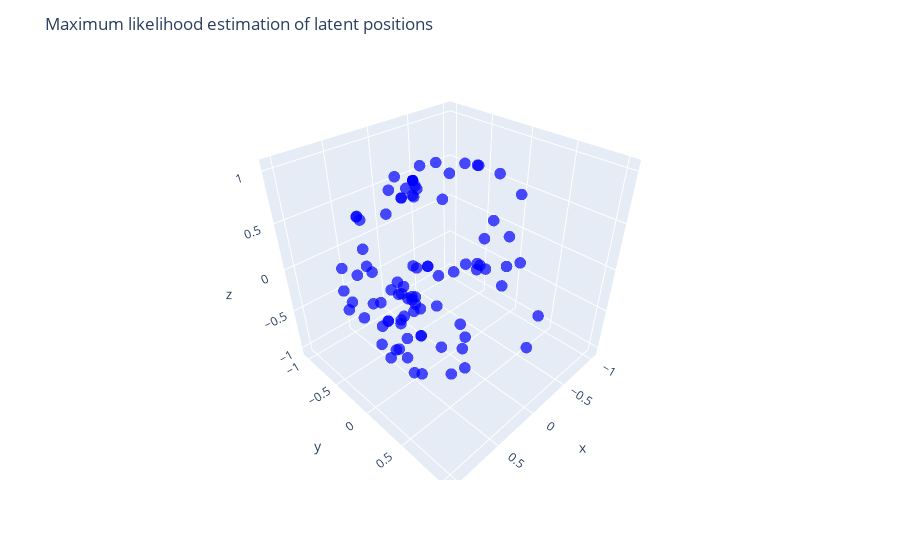

The notebook cell this image was saved under:
### Markdown cell above
### Frequentist inference

### Code cell
inclination_angles_rand = np.pi*np.random.rand(n)
azimutal_angles_rand = 2*np.pi*np.random.rand(n)
Z_init = np.stack((np.sin(inclination_angles_rand) * np.cos(azimutal_angles_rand),
                       np.sin(inclination_angles_rand) * np.sin(azimutal_angles_rand),
                       np.cos(inclination_angles_rand)), axis=1)
a_init = np.float64(np.random.randn())
b_init = np.float64(np.random.randn())
Z_ML, a_ML, b_ML, historyZ, historya, historyb  =  SearchingMLE(G,Z_init,a_init,b_init,20)
print("Initial log-likelihood:", loglikelihood(G,Z_init,a_init,b_init))
print("Final log-likelihood:", loglikelihood(G,Z_ML,a_ML,b_ML))
print("Final alpha:", a_ML)
Y_ML = np.zeros((n, n))
for i in range(n):
    for j in range(n):
        if j != i:
            d = Z_ML[i].T @ Z_ML[j]
            Y_ML[i,j] = expit(a_ML + b_ML*d)


df = pd.DataFrame(Z_ML, columns=['x', 'y', 'z'])
df['node'] = df.index 
fig = px.scatter_3d(
    df, x='x', y='y', z='z',color_discrete_sequence=["blue"], opacity=0.7,
    hover_data={'node': True,'x': ':.2f','y': ':.2f','z': ':.2f'})

fig.update_traces(marker=dict(size=4))
fig.update_layout(
    scene=dict(
        xaxis=dict(range=[-1.1, 1.1]),yaxis=dict(range=[-1.1, 1.1]),zaxis=dict(range=[-1.1, 1.1]),
        aspectmode='cube'),
    title="Maximum likelihood estimation of latent positions")

fig.show()

plt.figure(figsize=(15,5))
plt.subplot(1,3,1)
plt.plot([loglikelihood(G, historyZ[t],historya[t],historyb[t]) for t in range(len(historya))])
plt.title("Loglikelihood through optimization algorithm")
plt.subplot(1,3,2)
sns.heatmap(Y, annot=False, cmap="Blues", cbar=False, square=True, linewidths=0.5, linecolor='white')
plt.title("True sociomatrix matrix")
plt.subplot(1,3,3)
sns.heatmap(Y_ML, annot=False, cmap="Reds", cbar=False, square=True, linewidths=0.5, linecolor='white')
plt.title("Estimated sociomatrix matrix")
plt.show()

### Figure 1 — Plotly figure (JSON) as saved in the notebook; plotly's stock layout.template omitted (floating-point values rounded to 4 significant figures)
{"data": [{"customdata": [[0], [1], [2], [3], [4], [5], [6], [7], [8], [9], [10], [11], [12], [13], [14], [15], [16], [17], [18], [19], [20], [21], [22], [23], [24], [25], [26], [27], [28], [29], [30], [31], [32], [33], [34], [35], [36], [37], [38], [39], [40], [41], [42], [43], [44], [45], [46], [47], [48], [49], [50], [51], [52], [53], [54], [55], [56], [57], [58], [59], [60], [61], [62], [63], [64], [65], [66], [67], [68], [69], [70], [71], [72], [73], [74], [75], [76], [77], [78], [79], [80], [81], [82], [83], [84], [85], [86], [87], [88], [89], [90], [91], [92]], "hovertemplate": "x=%{x:.2f}<br>y=%{y:.2f}<br>z=%{z:.2f}<br>node=%{customdata[0]}<extra></extra>", "legendgroup": "", "marker": {"color": "blue", "opacity": 0.7, "size": 4, "symbol": "circle"}, "mode": "markers", "name": "", "scene": "scene", "showlegend": false, "type": "scatter3d", "x": [-0.8148, -0.8316, 0.578, 0.8332, 0.8959, 0.3116, -0.9054, 0.8267, 0.6355, 0.9998, -0.1185, 0.8893, -0.7948, -0.9559, 0.8875, 0.9761, -0.2528, -0.9908, -0.2529, 0.6501, -0.2529, -0.719, 0.5788, -0.2529, -0.7643, -0.2104, -0.4582, -0.4956, 0.4564, 0.8468, 0.6533, -0.06433, -0.4976, -0.2203, -0.223, 0.8155, 0.8477, 0.9273, 0.8356, 0.9678, 0.3003, 0.7535, 0.9039, 0.2068, 0.8468, -0.5919, 0.697, 0.8469, 0.956, 0.956, 0.9286, -0.5557, 0.1345, 0.5744, 0.8277, 0.007067, -0.3143, -0.7935, -0.3494, 0.9108, 0.3907, 0.9164, 0.9811, -0.2529, -0.2529, 0.9704, -0.5449, -0.3961, 0.6043, 0.7466, 0.539, 0.638, -0.9411, 0.6284, 0.8946, 0.313, 0.847, 0.8696, 0.8732, 0.7341, 0.8418, 0.8345, 0.813, 0.8601, -0.2795, -0.5963, -0.3961, 0.4566, 0.9493, -0.343, -0.2492, 0.4027, 0.91], "y": [-0.2554, 0.1355, 0.7487, 0.4251, 0.03036, -0.9156, -0.3687, 0.4175, 0.7704, 0.0006929, 0.8625, 0.2495, 0.005575, -0.2923, 0.3927, 0.2126, -0.7802, -0.09029, -0.7803, -0.429, -0.7803, -0.4703, -0.5856, -0.7803, -0.3419, 0.01645, -0.2653, -0.128, -0.09717, 0.2804, 0.53, -0.4535, -0.1435, -0.8532, -0.4101, 0.4965, 0.4577, 0.3425, 0.3365, 0.166, 0.2146, 0.6567, 0.4277, 0.8132, 0.5281, 0.05023, 0.2374, 0.5279, 0.2672, 0.2672, -0.135, 0.6669, -0.5757, -0.5873, 0.4566, -0.8454, -0.8192, -0.3632, -0.8333, 0.3754, 0.7052, 0.3759, -0.1804, -0.7803, -0.7803, 0.1107, -0.5561, -0.7548, -0.1185, 0.4013, -0.2188, 0.7467, 0.1179, 0.6417, 0.3945, -0.9481, 0.3948, -0.4376, 0.3174, 0.5918, -0.5072, -0.5438, 0.4414, 0.3406, -0.8104, -0.541, -0.7548, -0.09712, 0.1835, -0.8822, -0.8376, -0.02095, 0.1955], "z": [-0.5205, 0.5386, -0.3247, 0.3537, 0.4432, -0.2539, -0.2103, 0.3772, -0.0519, 0.01841, -0.492, 0.3834, -0.6069, 0.03017, -0.2411, 0.0449, 0.5721, -0.1011, 0.572, 0.6271, 0.5721, -0.5117, 0.5675, 0.572, -0.5467, -0.9775, 0.8483, 0.8591, 0.8844, 0.4521, 0.5407, 0.8889, 0.8555, 0.4729, 0.8844, 0.2972, 0.2682, -0.1512, 0.4342, -0.1892, 0.9294, -0.03307, 0.006805, 0.544, 0.06377, 0.8044, -0.6767, 0.06369, 0.1207, 0.1207, 0.3457, -0.4964, 0.8065, 0.5702, 0.3261, 0.5341, 0.4798, -0.4883, 0.4285, 0.1716, 0.5917, 0.1375, 0.07031, 0.5721, 0.5721, 0.2145, 0.6275, -0.5229, 0.7879, -0.5307, -0.8134, 0.1884, -0.3168, -0.4397, 0.2099, -0.05693, 0.3559, -0.2289, 0.3699, 0.333, 0.185, -0.08875, 0.3796, 0.3799, -0.515, -0.593, -0.5229, 0.8844, 0.2551, 0.3226, -0.4861, 0.9151, -0.3657]}], "layout": {"legend": {"tracegroupgap": 0}, "margin": {"t": 60}, "scene": {"aspectmode": "cube", "domain": {"x": [0, 1], "y": [0, 1]}, "xaxis": {"range": [-1.1, 1.1], "title": {"text": "x"}}, "yaxis": {"range": [-1.1, 1.1], "title": {"text": "y"}}, "zaxis": {"range": [-1.1, 1.1], "title": {"text": "z"}}}, "title": {"text": "Maximum likelihood estimation of latent positions"}}}
